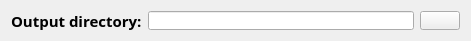
   <widget class="QWidget" name="horizontalLayoutWidget_7">
    <property name="geometry">
     <rect>
      <x>670</x>
      <y>636</y>
      <width>471</width>
      <height>41</height>
     </rect>
    </property>
    <layout class="QHBoxLayout" name="horizontalLayout_7">
     <property name="sizeConstraint">
      <enum>QLayout::SetNoConstraint</enum>
     </property>
     <item>
      <widget class="QLabel" name="label_7">
       <property name="font">
        <font>
         <family>Loma</family>
         <pointsize>11</pointsize>
         <weight>75</weight>
         <bold>true</bold>
        </font>
       </property>
       <property name="text">
        <string>Output directory:</string>
       </property>
      </widget>
     </item>
     <item>
      <spacer name="horizontalSpacer_2">
       <property name="orientation">
        <enum>Qt::Horizontal</enum>
       </property>
       <property name="sizeType">
        <enum>QSizePolicy::Preferred</enum>
       </property>
       <property name="sizeHint" stdset="0">
        <size>
         <width>0</width>
         <height>20</height>
        </size>
       </property>
      </spacer>
     </item>
     <item>
      <widget class="QLineEdit" name="dir"/>
     </item>
     <item>
      <spacer name="horizontalSpacer_3">
       <property name="orientation">
        <enum>Qt::Horizontal</enum>
       </property>
       <property name="sizeType">
        <enum>QSizePolicy::Preferred</enum>
       </property>
       <property name="sizeHint" stdset="0">
        <size>
         <width>0</width>
         <height>20</height>
        </size>
       </property>
      </spacer>
     </item>
     <item>
      <widget class="QPushButton" name="pushButton_dir">
       <property name="text">
        <string/>
       </property>
       <property name="icon">
        <iconset resource="sedus.qrc">
         <normaloff>:/img/gnome-fs-directory-accept.png</normaloff>:/img/gnome-fs-directory-accept.png</iconset>
       </property>
       <property name="iconSize">
        <size>
         <width>25</width>
         <height>25</height>
        </size>
       </property>
      </widget>
     </item>
    </layout>
   </widget>
